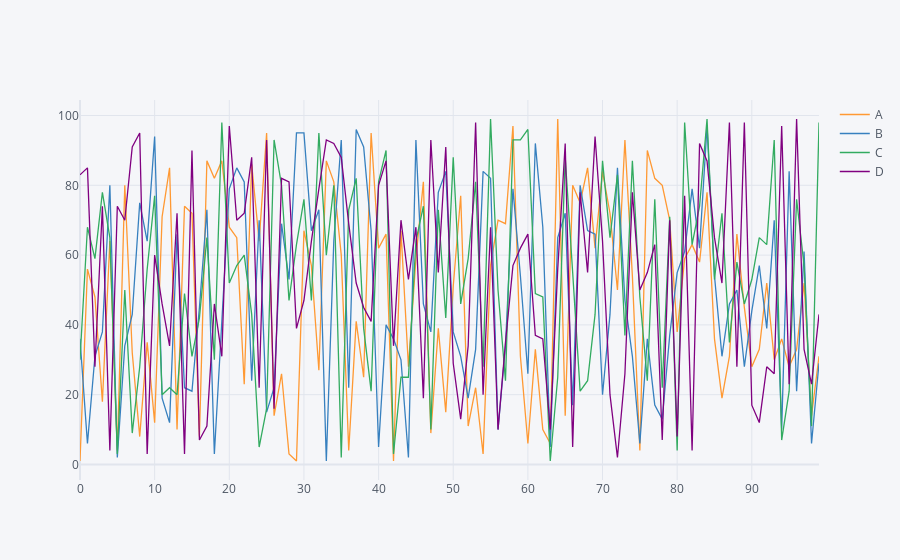

The notebook cell this image was saved under:
### Code cell
df.iplot()

### Figure 1 — Plotly figure (JSON) as saved in the notebook; plotly's stock layout.template omitted (floating-point values rounded to 4 significant figures)
{"data": [{"line": {"color": "rgba(255, 153, 51, 1.0)", "dash": "solid", "shape": "linear", "width": 1.3}, "mode": "lines", "name": "A", "text": "", "type": "scatter", "x": [0, 1, 2, 3, 4, 5, 6, 7, 8, 9, 10, 11, 12, 13, 14, 15, 16, 17, 18, 19, 20, 21, 22, 23, 24, 25, 26, 27, 28, 29, 30, 31, 32, 33, 34, 35, 36, 37, 38, 39, 40, 41, 42, 43, 44, 45, 46, 47, 48, 49, 50, 51, 52, 53, 54, 55, 56, 57, 58, 59, 60, 61, 62, 63, 64, 65, 66, 67, 68, 69, 70, 71, 72, 73, 74, 75, 76, 77, 78, 79, 80, 81, 82, 83, 84, 85, 86, 87, 88, 89, 90, 91, 92, 93, 94, 95, 96, 97, 98, 99], "y": [1, 56, 48, 18, 64, 4, 80, 32, 8, 35, 12, 71, 85, 10, 74, 72, 8, 87, 82, 87, 68, 65, 23, 86, 64, 95, 14, 26, 3, 1, 67, 57, 27, 87, 81, 60, 4, 41, 25, 95, 62, 66, 1, 67, 28, 59, 81, 9, 39, 15, 51, 77, 11, 22, 3, 57, 70, 69, 97, 31, 6, 33, 10, 6, 99, 14, 80, 75, 85, 62, 84, 72, 50, 93, 54, 4, 90, 82, 80, 70, 38, 59, 63, 58, 78, 36, 19, 31, 66, 45, 28, 33, 52, 30, 36, 28, 33, 52, 14, 31]}, {"line": {"color": "rgba(55, 128, 191, 1.0)", "dash": "solid", "shape": "linear", "width": 1.3}, "mode": "lines", "name": "B", "text": "", "type": "scatter", "x": [0, 1, 2, 3, 4, 5, 6, 7, 8, 9, 10, 11, 12, 13, 14, 15, 16, 17, 18, 19, 20, 21, 22, 23, 24, 25, 26, 27, 28, 29, 30, 31, 32, 33, 34, 35, 36, 37, 38, 39, 40, 41, 42, 43, 44, 45, 46, 47, 48, 49, 50, 51, 52, 53, 54, 55, 56, 57, 58, 59, 60, 61, 62, 63, 64, 65, 66, 67, 68, 69, 70, 71, 72, 73, 74, 75, 76, 77, 78, 79, 80, 81, 82, 83, 84, 85, 86, 87, 88, 89, 90, 91, 92, 93, 94, 95, 96, 97, 98, 99], "y": [36, 6, 31, 38, 80, 2, 34, 43, 75, 64, 94, 19, 12, 66, 22, 21, 45, 73, 3, 40, 79, 85, 81, 24, 70, 15, 22, 69, 53, 95, 95, 67, 73, 1, 64, 93, 22, 96, 91, 67, 5, 40, 36, 30, 2, 93, 46, 38, 78, 84, 38, 31, 19, 33, 84, 82, 10, 34, 79, 54, 26, 92, 68, 5, 65, 72, 17, 80, 67, 66, 20, 43, 85, 47, 31, 6, 36, 17, 13, 37, 55, 61, 79, 62, 97, 54, 31, 46, 50, 28, 44, 57, 39, 70, 10, 84, 21, 61, 6, 29]}, {"line": {"color": "rgba(50, 171, 96, 1.0)", "dash": "solid", "shape": "linear", "width": 1.3}, "mode": "lines", "name": "C", "text": "", "type": "scatter", "x": [0, 1, 2, 3, 4, 5, 6, 7, 8, 9, 10, 11, 12, 13, 14, 15, 16, 17, 18, 19, 20, 21, 22, 23, 24, 25, 26, 27, 28, 29, 30, 31, 32, 33, 34, 35, 36, 37, 38, 39, 40, 41, 42, 43, 44, 45, 46, 47, 48, 49, 50, 51, 52, 53, 54, 55, 56, 57, 58, 59, 60, 61, 62, 63, 64, 65, 66, 67, 68, 69, 70, 71, 72, 73, 74, 75, 76, 77, 78, 79, 80, 81, 82, 83, 84, 85, 86, 87, 88, 89, 90, 91, 92, 93, 94, 95, 96, 97, 98, 99], "y": [30, 68, 59, 78, 65, 3, 50, 9, 28, 56, 77, 20, 22, 20, 49, 31, 42, 65, 30, 98, 52, 57, 60, 43, 5, 16, 93, 80, 47, 63, 76, 47, 95, 60, 80, 2, 73, 82, 39, 21, 81, 90, 3, 25, 25, 64, 74, 10, 73, 42, 88, 46, 59, 81, 28, 99, 50, 24, 93, 93, 96, 49, 48, 1, 25, 88, 55, 21, 24, 43, 87, 65, 83, 37, 87, 48, 24, 76, 22, 71, 4, 98, 63, 74, 99, 53, 72, 35, 58, 46, 53, 65, 63, 93, 7, 21, 76, 57, 11, 98]}, {"line": {"color": "rgba(128, 0, 128, 1.0)", "dash": "solid", "shape": "linear", "width": 1.3}, "mode": "lines", "name": "D", "text": "", "type": "scatter", "x": [0, 1, 2, 3, 4, 5, 6, 7, 8, 9, 10, 11, 12, 13, 14, 15, 16, 17, 18, 19, 20, 21, 22, 23, 24, 25, 26, 27, 28, 29, 30, 31, 32, 33, 34, 35, 36, 37, 38, 39, 40, 41, 42, 43, 44, 45, 46, 47, 48, 49, 50, 51, 52, 53, 54, 55, 56, 57, 58, 59, 60, 61, 62, 63, 64, 65, 66, 67, 68, 69, 70, 71, 72, 73, 74, 75, 76, 77, 78, 79, 80, 81, 82, 83, 84, 85, 86, 87, 88, 89, 90, 91, 92, 93, 94, 95, 96, 97, 98, 99], "y": [83, 85, 28, 74, 4, 74, 70, 91, 95, 3, 60, 46, 34, 72, 3, 90, 7, 11, 46, 31, 97, 70, 72, 88, 22, 93, 16, 82, 81, 39, 47, 64, 79, 93, 92, 88, 69, 52, 45, 41, 80, 87, 34, 70, 53, 68, 19, 93, 55, 91, 29, 13, 34, 98, 20, 68, 10, 35, 57, 62, 66, 37, 36, 10, 56, 92, 5, 78, 55, 94, 64, 20, 2, 26, 78, 50, 55, 63, 7, 70, 8, 77, 4, 92, 87, 65, 52, 98, 28, 98, 17, 12, 28, 26, 97, 23, 99, 33, 23, 43]}], "layout": {"legend": {"bgcolor": "#F5F6F9", "font": {"color": "#4D5663"}}, "paper_bgcolor": "#F5F6F9", "plot_bgcolor": "#F5F6F9", "title": {"font": {"color": "#4D5663"}}, "xaxis": {"gridcolor": "#E1E5ED", "showgrid": true, "tickfont": {"color": "#4D5663"}, "title": {"font": {"color": "#4D5663"}, "text": ""}, "zerolinecolor": "#E1E5ED"}, "yaxis": {"gridcolor": "#E1E5ED", "showgrid": true, "tickfont": {"color": "#4D5663"}, "title": {"font": {"color": "#4D5663"}, "text": ""}, "zerolinecolor": "#E1E5ED"}}}
